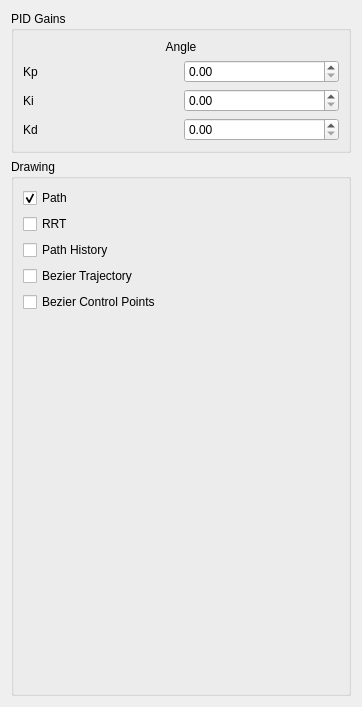
<?xml version="1.0" encoding="UTF-8"?>
<ui version="4.0">
 <class>Motion</class>
 <widget class="QWidget" name="Motion">
  <property name="geometry">
   <rect>
    <x>0</x>
    <y>0</y>
    <width>362</width>
    <height>707</height>
   </rect>
  </property>
  <property name="windowTitle">
   <string>Motion</string>
  </property>
  <layout class="QVBoxLayout" name="verticalLayout_3">
   <item>
    <widget class="QGroupBox" name="groupBox">
     <property name="title">
      <string>PID Gains</string>
     </property>
     <layout class="QGridLayout" name="gridLayout">
      <item row="0" column="0" colspan="2">
       <widget class="QLabel" name="label_6">
        <property name="text">
         <string>Angle</string>
        </property>
        <property name="alignment">
         <set>Qt::AlignCenter</set>
        </property>
       </widget>
      </item>
      <item row="1" column="0">
       <widget class="QLabel" name="label_5">
        <property name="text">
         <string>Kp</string>
        </property>
       </widget>
      </item>
      <item row="1" column="1">
       <widget class="QDoubleSpinBox" name="ang_kp"/>
      </item>
      <item row="3" column="0">
       <widget class="QLabel" name="label_4">
        <property name="text">
         <string>Kd</string>
        </property>
       </widget>
      </item>
      <item row="3" column="1">
       <widget class="QDoubleSpinBox" name="ang_kd"/>
      </item>
      <item row="2" column="1">
       <widget class="QDoubleSpinBox" name="ang_ki"/>
      </item>
      <item row="2" column="0">
       <widget class="QLabel" name="label_8">
        <property name="text">
         <string>Ki</string>
        </property>
       </widget>
      </item>
     </layout>
    </widget>
   </item>
   <item>
    <widget class="QGroupBox" name="groupBox_2">
     <property name="title">
      <string>Drawing</string>
     </property>
     <layout class="QVBoxLayout" name="verticalLayout">
      <item>
       <widget class="QCheckBox" name="drawPath">
        <property name="text">
         <string>Path</string>
        </property>
        <property name="checked">
         <bool>true</bool>
        </property>
       </widget>
      </item>
      <item>
       <widget class="QCheckBox" name="drawRRT">
        <property name="text">
         <string>RRT</string>
        </property>
       </widget>
      </item>
      <item>
       <widget class="QCheckBox" name="drawHistory">
        <property name="text">
         <string>Path History</string>
        </property>
       </widget>
      </item>
      <item>
       <widget class="QCheckBox" name="drawBezierTraj">
        <property name="text">
         <string>Bezier Trajectory</string>
        </property>
       </widget>
      </item>
      <item>
       <widget class="QCheckBox" name="drawBezierControl">
        <property name="text">
         <string>Bezier Control Points</string>
        </property>
       </widget>
      </item>
      <item>
       <spacer name="verticalSpacer">
        <property name="orientation">
         <enum>Qt::Vertical</enum>
        </property>
        <property name="sizeHint" stdset="0">
         <size>
          <width>20</width>
          <height>40</height>
         </size>
        </property>
       </spacer>
      </item>
     </layout>
    </widget>
   </item>
  </layout>
 </widget>
 <resources/>
 <connections/>
</ui>
